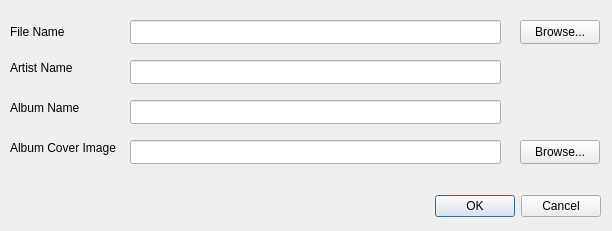
<?xml version="1.0" encoding="UTF-8"?>
<ui version="4.0">
 <class>EditSongInfos</class>
 <widget class="QDialog" name="EditSongInfos">
  <property name="geometry">
   <rect>
    <x>0</x>
    <y>0</y>
    <width>612</width>
    <height>231</height>
   </rect>
  </property>
  <property name="windowTitle">
   <string>Add a new file</string>
  </property>
  <property name="styleSheet">
   <string notr="true">QMainWindow{
	background-color:rgb(40,40,40);
}</string>
  </property>
  <widget class="QDialogButtonBox" name="buttonBox">
   <property name="geometry">
    <rect>
     <x>260</x>
     <y>190</y>
     <width>341</width>
     <height>32</height>
    </rect>
   </property>
   <property name="styleSheet">
    <string notr="true">QMainWindow{
	background-color:rgb(40,40,40);
}</string>
   </property>
   <property name="orientation">
    <enum>Qt::Orientation::Horizontal</enum>
   </property>
   <property name="standardButtons">
    <set>QDialogButtonBox::StandardButton::Cancel|QDialogButtonBox::StandardButton::Ok</set>
   </property>
  </widget>
  <widget class="QLineEdit" name="lineEdit_File_Url">
   <property name="geometry">
    <rect>
     <x>130</x>
     <y>20</y>
     <width>371</width>
     <height>24</height>
    </rect>
   </property>
  </widget>
  <widget class="QPushButton" name="pushButton_Browse">
   <property name="geometry">
    <rect>
     <x>520</x>
     <y>20</y>
     <width>80</width>
     <height>24</height>
    </rect>
   </property>
   <property name="text">
    <string>Browse...</string>
   </property>
  </widget>
  <widget class="QLabel" name="label">
   <property name="geometry">
    <rect>
     <x>10</x>
     <y>24</y>
     <width>61</width>
     <height>15</height>
    </rect>
   </property>
   <property name="text">
    <string>File Name</string>
   </property>
  </widget>
  <widget class="QLineEdit" name="lineEdit_Artist_Name">
   <property name="geometry">
    <rect>
     <x>130</x>
     <y>60</y>
     <width>371</width>
     <height>24</height>
    </rect>
   </property>
  </widget>
  <widget class="QLineEdit" name="lineEdit_Album_Name">
   <property name="geometry">
    <rect>
     <x>130</x>
     <y>100</y>
     <width>371</width>
     <height>24</height>
    </rect>
   </property>
  </widget>
  <widget class="QLabel" name="label_2">
   <property name="geometry">
    <rect>
     <x>10</x>
     <y>60</y>
     <width>71</width>
     <height>16</height>
    </rect>
   </property>
   <property name="text">
    <string>Artist Name</string>
   </property>
  </widget>
  <widget class="QLabel" name="label_3">
   <property name="geometry">
    <rect>
     <x>10</x>
     <y>100</y>
     <width>71</width>
     <height>16</height>
    </rect>
   </property>
   <property name="text">
    <string>Album Name</string>
   </property>
  </widget>
  <widget class="QLabel" name="label_4">
   <property name="geometry">
    <rect>
     <x>10</x>
     <y>140</y>
     <width>121</width>
     <height>16</height>
    </rect>
   </property>
   <property name="text">
    <string>Album Cover Image</string>
   </property>
  </widget>
  <widget class="QLineEdit" name="lineEdit_Album_Cover">
   <property name="geometry">
    <rect>
     <x>130</x>
     <y>140</y>
     <width>371</width>
     <height>24</height>
    </rect>
   </property>
  </widget>
  <widget class="QPushButton" name="pushButton_Browse_2">
   <property name="geometry">
    <rect>
     <x>520</x>
     <y>140</y>
     <width>80</width>
     <height>24</height>
    </rect>
   </property>
   <property name="text">
    <string>Browse...</string>
   </property>
  </widget>
 </widget>
 <resources/>
 <connections>
  <connection>
   <sender>buttonBox</sender>
   <signal>accepted()</signal>
   <receiver>EditSongInfos</receiver>
   <slot>accept()</slot>
   <hints>
    <hint type="sourcelabel">
     <x>248</x>
     <y>254</y>
    </hint>
    <hint type="destinationlabel">
     <x>157</x>
     <y>274</y>
    </hint>
   </hints>
  </connection>
  <connection>
   <sender>buttonBox</sender>
   <signal>rejected()</signal>
   <receiver>EditSongInfos</receiver>
   <slot>reject()</slot>
   <hints>
    <hint type="sourcelabel">
     <x>316</x>
     <y>260</y>
    </hint>
    <hint type="destinationlabel">
     <x>286</x>
     <y>274</y>
    </hint>
   </hints>
  </connection>
 </connections>
</ui>
